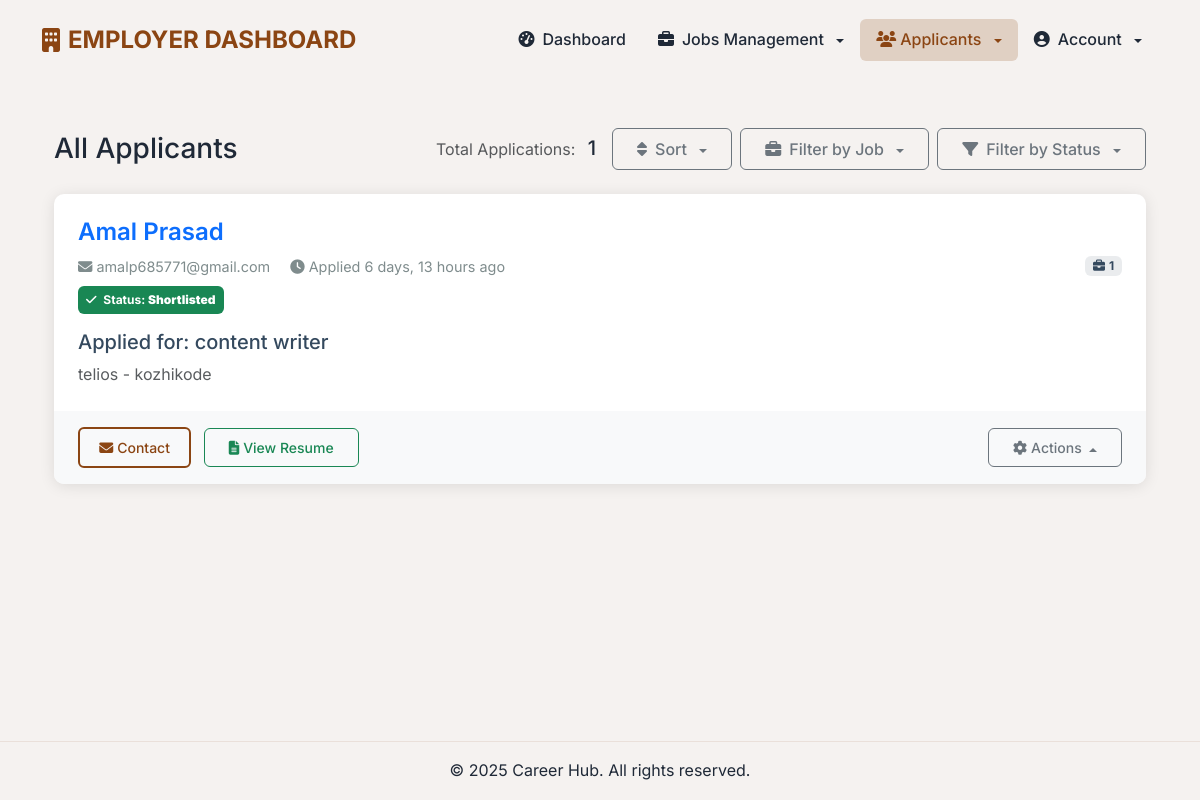
The app's page /employer/dashboard/all-applicants/ (signed in) with its own data.
### jobsapp/models.py (models this page shows, shortened)
class Applicant(models.Model):
    user = models.ForeignKey(User, on_delete=models.CASCADE)
    job = models.ForeignKey(Job, on_delete=models.CASCADE, related_name='applicants')
    created_at = models.DateTimeField(auto_now_add=True)
    STATUS_CHOICES = (
        ('waiting', 'Waiting'),
        ('shortlisted', 'Shortlisted'),
        ('rejected', 'Rejected'),
    )
    status = models.CharField(max_length=20, choices=STATUS_CHOICES, default='waiting')
    def get_status_display(self):
        return dict(self.STATUS_CHOICES).get(self.status, 'Waiting')

class Job(models.Model):
    user = models.ForeignKey(User, on_delete=models.CASCADE)
    title = models.CharField(max_length=300)
    description = models.TextField()
    location = models.CharField(max_length=150)
    type = models.CharField(choices=JOB_TYPE, max_length=10)
    category = models.CharField(max_length=100)
    last_date = models.DateTimeField()
    company_name = models.CharField(max_length=100)
    company_description = models.CharField(max_length=300)
    website = models.CharField(max_length=100, default="")
    created_at = models.DateTimeField(default=timezone.now)
    filled = models.BooleanField(default=False)

### accounts/models.py (models this page shows, shortened)
class User(AbstractUser):
    username = None
    role = models.CharField(max_length=12, error_messages={
        'required': "Role must be provided"
    })
    gender = models.CharField(max_length=10, choices=GENDER_CHOICES, blank=True, null=True)
    email = models.EmailField(unique=True, blank=False,
                            error_messages={
                                'unique': "A user with that email already exists.",
                            })
    headline = models.CharField(max_length=100, blank=True, null=True,
                              help_text="Your professional headline, e.g. 'Senior Python Developer'")
    highest_education = models.CharField(
        max_length=20,
        choices=EDUCATION_CHOICES,
        blank=True,
        null=True,
        help_text="Your highest level of education"
    )
    education_details = models.CharField(
        max_length=255,
        blank=True,
        null=True,
        help_text="Details about your education (e.g., 'B.Tech in Computer Science')"
    )
    resume = models.FileField(
        upload_to='resumes/',
        blank=True,
        null=True,
        validators=[FileExtensionValidator(allowed_extensions=['pdf', 'doc', 'docx'])],
        help_text="Upload your resume (PDF, DOC, or DOCX)"
    )
    linkedin_profile = models.URLField(
        max_length=255,
        blank=True,
        null=True,
        help_text="Your LinkedIn profile URL"
    )
    github_profile = models.URLField(
        max_length=255,
        blank=True,
        null=True,
        help_text="Your GitHub profile URL"
    )
    portfolio_website = models.URLField(
        max_length=255,
        blank=True,
        null=True,
        help_text="Your portfolio website URL"
    )
    phone_number = models.CharField(
        max_length=15,
        blank=True,
        null=True,
        help_text="Your contact phone number"
    )
    address = models.TextField(
        max_length=500,
        blank=True,
        null=True,
        help_text="Your current address"
    )
    skills = models.TextField(
        blank=True,
        null=True,
        help_text="List your key skills (comma-separated)"
    )
    experience_years = models.CharField(
        max_length=20,
        choices=EXPERIENCE_CHOICES,
        blank=True,
        null=True,
        help_text="Years of professional experience"
    )
    current_company = models.CharField(
        max_length=100,
        blank=True,
        null=True,
        help_text="Your current company name"
    )
    current_position = models.CharField(
        max_length=100,
        blank=True,
        null=True,
        help_text="Your current job position"
    )
    bio = models.TextField(
        max_length=1000,
        blank=True,
        null=True,
        help_text="A brief bio about yourself"
    )
    USERNAME_FIELD = "email"
    REQUIRED_FIELDS = []
    objects = UserManager()
    class Meta:
        ordering = ['-date_joined']

### jobsapp/views/employer.py (the view)
# urls.py: path('all-applicants/', ApplicantsListView.as_view(), name='employer-all-applicants'),
class ApplicantsListView(LoginRequiredMixin, EmployerRequiredMixin, ListView):
    model = Applicant
    template_name = 'jobs/employer/all-applicants.html'
    context_object_name = 'applicants'
    def get_queryset(self):
        queryset = self.model.objects.filter(job__user_id=self.request.user.id)
        sort_by = self.request.GET.get('sort')
        job_filter = self.request.GET.get('job')
        status_filter = self.request.GET.get('status')
        if sort_by == 'latest':
            queryset = queryset.order_by('-created_at')
        elif sort_by == 'oldest':
            queryset = queryset.order_by('created_at')
        if job_filter:
            queryset = queryset.filter(job_id=job_filter)
        if status_filter:
            queryset = queryset.filter(status=status_filter)
        return queryset
    def get_context_data(self, **kwargs):
        context = super().get_context_data(**kwargs)
        context['jobs'] = Job.objects.filter(user_id=self.request.user.id)
        context['current_sort'] = self.request.GET.get('sort', '')
        context['current_job'] = self.request.GET.get('job', '')
        context['current_status'] = self.request.GET.get('status', '')
        return context

### jobsapp/views/employer.py (called while the page is built)
    def test_func(self):
        return self.request.user.role == 'employer'

### templates/jobs/employer/all-applicants.html (shortened to what this page needs)
{% extends 'employer/base.html' %}
{% load static %}
{% block content %}
<div class="container py-4">
    <div class="container py-4">
    <div class="d-flex justify-content-between align-items-center mb-4">
        <h2 class="h3 mb-0">All Applicants</h2>
        <div class="d-flex align-items-center">
            <div class="me-3">
                <span class="text-muted">Total Applications:</span>
                <span class="h5 mb-0 ms-2">{{ applicants.count }}</span>
            </div>
            <div class="dropdown me-2">
                <button class="btn btn-outline-secondary dropdown-toggle" type="button" id="sortDropdown" data-bs-toggle="dropdown">
                    <i class="fas fa-sort me-2"></i>Sort
                </button>
            </div>
            <div class="dropdown me-2">
                <button class="btn btn-outline-secondary dropdown-toggle" type="button" id="jobFilterDropdown" data-bs-toggle="dropdown">
                    <i class="fas fa-briefcase me-2"></i>Filter by Job
                </button>
            </div>
            <div class="dropdown">
                <button class="btn btn-outline-secondary dropdown-toggle" type="button" id="statusFilterDropdown" data-bs-toggle="dropdown">
                    <i class="fas fa-filter me-2"></i>Filter by Status
                </button>
            </div>
        </div>
    </div>
    {% for applicant in applicants %}
    <div class="card applicant-card">
        <div class="applicant-info">
            <div class="d-flex justify-content-between align-items-center">
                <div>
                    <h4 class="applicant-name">
                        <a href="{% url 'jobs:view-employee-profile' applicant.user.id %}" class="text-decoration-none">
                            {{ applicant.user.get_full_name }}
                        </a>
                    </h4>
                    <div class="applicant-meta">
                        <span class="me-3"><i class="fas fa-envelope me-1"></i>{{ applicant.user.email }}</span>
                        <span class="me-3"><i class="fas fa-clock me-1"></i>Applied {{ applicant.created_at|timesince }} ago</span>
                    </div>
                    <div class="mt-2">
                        <span class="badge {% if applicant.status == 'shortlisted' %}bg-success{% elif applicant.status == 'rejected' %}bg-danger{% else %}bg-warning{% endif %} p-2">
                            <i class="fas {% if applicant.status == 'shortlisted' %}fa-check{% elif applicant.status == 'rejected' %}fa-times{% else %}fa-hourglass{% endif %} me-1"></i>
                            Status: <strong>{{ applicant.get_status_display }}</strong>
                        </span>
                    </div>
                </div>
                <span class="badge badge-soft-primary">
                    <i class="fas fa-briefcase me-1"></i>{{ applicant.job.type }}
                </span>
            </div>
            <div class="mt-3">
                <h5 class="job-title">Applied for: {{ applicant.job.title }}</h5>
                <p class="text-muted mb-0">{{ applicant.job.company_name }} - {{ applicant.job.location }}</p>
            </div>
        </div>
        <div class="applicant-actions">
            <div class="d-flex justify-content-between align-items-center">
                <div>
                <a href="mailto:{{ applicant.user.email }}?subject=Regarding your application for {{ job.title }}" class="btn btn-sm btn-outline-primary me-2">
                        <i class="fas fa-envelope me-1"></i>Contact
                    </a>
                    <a href="{% url 'jobs:view-resume' applicant.id %}" class="btn btn-sm btn-outline-success me-2" target="_blank" rel="noopener noreferrer">
                        <i class="fas fa-file-alt me-1"></i>View Resume
                    </a>
                </div>
                <div class="dropup">
                    <button class="btn btn-sm btn-outline-secondary dropdown-toggle" type="button" data-bs-toggle="dropdown" aria-expanded="false">
                        <i class="fas fa-cog me-1"></i>Actions
                    </button>
                </div>
            </div>
        </div>
    </div>
    {% empty %}
    <div class="text-center py-5">
        <i class="fas fa-users fa-3x text-muted mb-3"></i>
        <p class="lead text-muted">No applications received yet</p>
        <a href="{% url 'jobs:employer-jobs-create' %}" class="btn btn-primary">Post a New Job</a>
    </div>
    {% endfor %}
</div>
{% endblock %}

### templates/employer/base.html (style rules this page uses)
:root { --primary-color: #8B4513; --secondary-color: #6B3410; --accent-color: #A65D1E; --text-color: #1f2937; --light-bg: #f5f2f0; --success-color: #8B4513; --danger-color: #dc2626; }
body { font-family: 'Inter', sans-serif; color: var(--text-color); line-height: 1.6; min-height: 100vh; display: flex; flex-direction: column; }
.btn { padding: 0.5rem 1.5rem; font-weight: 500; border-radius: 0.375rem; transition: all 0.3s ease; }
.btn-outline-primary { color: var(--primary-color); background-color: transparent; border: 2px solid var(--primary-color); padding: 0.5rem 1.2rem; }
.card { border: none; border-radius: 0.5rem; box-shadow: 0 1px 3px rgba(0,0,0,0.1); transition: all 0.3s ease; }
.dropdown-toggle::after { margin-left: 8px; vertical-align: middle; }

### templates/jobs/employer/all-applicants.html (style rules this page uses)
.applicant-card { border: none; border-radius: 10px; box-shadow: 0 2px 15px rgba(0,0,0,0.1); margin-bottom: 1rem; transition: transform 0.3s ease; }
.applicant-info { padding: 1.5rem; }
.applicant-name { color: #2c3e50; font-weight: 600; margin-bottom: 0.5rem; }
.applicant-meta { font-size: 0.9rem; color: #7f8c8d; }
.job-title { color: #34495e; font-weight: 500; }
.badge-soft-primary { background-color: rgba(52, 73, 94, 0.1); color: #34495e; }
.applicant-actions { padding: 1rem 1.5rem; background-color: #f8f9fa; border-bottom-left-radius: 10px; border-bottom-right-radius: 10px; }
.dropup .dropdown-toggle::after { vertical-align: middle; }

### records on screen
Applicant: user.get_full_name "Amal Prasad", user.email "amalp685771@gmail.com", created_at "6 days, 13 hours", status "Shortlisted", job.type "1", job "content writer", job.company_name "telios", job.location "kozhikode"

### other values on screen
{{ applicants.count }} "1"
